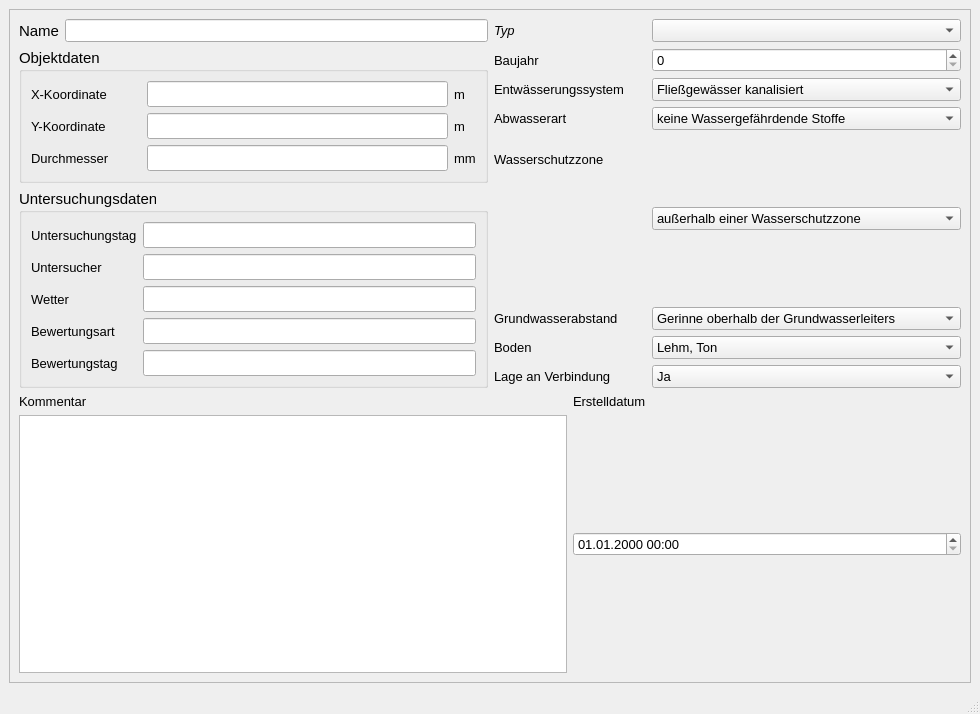
<?xml version="1.0" encoding="UTF-8"?>
<ui version="4.0">
 <class>MainWindow</class>
 <widget class="QMainWindow" name="MainWindow">
  <property name="enabled">
   <bool>true</bool>
  </property>
  <property name="geometry">
   <rect>
    <x>0</x>
    <y>0</y>
    <width>980</width>
    <height>714</height>
   </rect>
  </property>
  <property name="minimumSize">
   <size>
    <width>610</width>
    <height>500</height>
   </size>
  </property>
  <property name="font">
   <font>
    <family>Tahoma</family>
    <pointsize>10</pointsize>
   </font>
  </property>
  <property name="windowTitle">
   <string>MainWindow</string>
  </property>
  <widget class="QWidget" name="centralwidget">
   <layout class="QGridLayout" name="gridLayout">
    <item row="0" column="0">
     <widget class="QScrollArea" name="scrollArea">
      <property name="widgetResizable">
       <bool>true</bool>
      </property>
      <widget class="QWidget" name="scrollAreaWidgetContents">
       <property name="geometry">
        <rect>
         <x>0</x>
         <y>0</y>
         <width>958</width>
         <height>616</height>
        </rect>
       </property>
       <layout class="QGridLayout" name="gridLayout_2">
        <item row="0" column="0">
         <widget class="QLabel" name="label">
          <property name="font">
           <font>
            <family>Tahoma</family>
            <pointsize>11</pointsize>
           </font>
          </property>
          <property name="text">
           <string>Name</string>
          </property>
         </widget>
        </item>
        <item row="0" column="1">
         <widget class="QLineEdit" name="schnam">
          <property name="toolTip">
           <string>&lt;html&gt;&lt;head/&gt;&lt;body&gt;&lt;p&gt;Eindeutige Bezeichnung&lt;/p&gt;&lt;/body&gt;&lt;/html&gt;</string>
          </property>
          <property name="statusTip">
           <string>Eindeutige Bezeichnung</string>
          </property>
         </widget>
        </item>
        <item row="0" column="2">
         <widget class="QLabel" name="label_21">
          <property name="font">
           <font>
            <family>Tahoma</family>
            <pointsize>10</pointsize>
            <italic>true</italic>
           </font>
          </property>
          <property name="text">
           <string>Typ</string>
          </property>
         </widget>
        </item>
        <item row="0" column="4">
         <widget class="QComboBox" name="schachttyp">
          <property name="font">
           <font>
            <family>Tahoma</family>
            <pointsize>10</pointsize>
            <italic>true</italic>
           </font>
          </property>
          <property name="toolTip">
           <string>&lt;html&gt;&lt;head/&gt;&lt;body&gt;&lt;p&gt;Hier kann der Knotentyp geändert werden&lt;/p&gt;&lt;/body&gt;&lt;/html&gt;</string>
          </property>
          <property name="statusTip">
           <string>Hier kann der Knotentyp geändert werden</string>
          </property>
          <property name="whatsThis">
           <string>Hier kann der Knotentyp geändert werden</string>
          </property>
         </widget>
        </item>
        <item row="1" column="0" rowspan="4" colspan="2">
         <widget class="QGroupBox" name="groupBox_2">
          <property name="minimumSize">
           <size>
            <width>350</width>
            <height>0</height>
           </size>
          </property>
          <property name="font">
           <font>
            <family>Tahoma</family>
            <pointsize>11</pointsize>
           </font>
          </property>
          <property name="title">
           <string>Objektdaten</string>
          </property>
          <layout class="QGridLayout" name="gridLayout_3">
           <item row="0" column="0">
            <widget class="QLabel" name="label_7">
             <property name="minimumSize">
              <size>
               <width>110</width>
               <height>0</height>
              </size>
             </property>
             <property name="font">
              <font>
               <family>Tahoma</family>
               <pointsize>10</pointsize>
              </font>
             </property>
             <property name="text">
              <string>X-Koordinate</string>
             </property>
            </widget>
           </item>
           <item row="0" column="1">
            <widget class="QLineEdit" name="x">
             <property name="toolTip">
              <string>&lt;html&gt;&lt;head/&gt;&lt;body&gt;&lt;p&gt;Lage-Koordinate (im Projektionssystem des Layers)&lt;/p&gt;&lt;/body&gt;&lt;/html&gt;</string>
             </property>
             <property name="statusTip">
              <string>Lage-Koordinate (im Projektionssystem des Layers)</string>
             </property>
             <property name="readOnly">
              <bool>true</bool>
             </property>
            </widget>
           </item>
           <item row="0" column="2">
            <widget class="QLabel" name="label_13">
             <property name="font">
              <font>
               <family>Tahoma</family>
               <pointsize>10</pointsize>
              </font>
             </property>
             <property name="text">
              <string>m</string>
             </property>
            </widget>
           </item>
           <item row="1" column="0">
            <widget class="QLabel" name="label_10">
             <property name="font">
              <font>
               <family>Tahoma</family>
               <pointsize>10</pointsize>
              </font>
             </property>
             <property name="text">
              <string>Y-Koordinate</string>
             </property>
            </widget>
           </item>
           <item row="1" column="1">
            <widget class="QLineEdit" name="y">
             <property name="toolTip">
              <string>&lt;html&gt;&lt;head/&gt;&lt;body&gt;&lt;p&gt;Lage-Koordinate (im Projektionssystem des Layers)&lt;/p&gt;&lt;/body&gt;&lt;/html&gt;</string>
             </property>
             <property name="statusTip">
              <string>Lage-Koordinate (im Projektionssystem des Layers)</string>
             </property>
             <property name="readOnly">
              <bool>true</bool>
             </property>
            </widget>
           </item>
           <item row="1" column="2">
            <widget class="QLabel" name="label_15">
             <property name="font">
              <font>
               <family>Tahoma</family>
               <pointsize>10</pointsize>
              </font>
             </property>
             <property name="text">
              <string>m</string>
             </property>
            </widget>
           </item>
           <item row="2" column="0">
            <widget class="QLabel" name="label_40">
             <property name="font">
              <font>
               <family>Tahoma</family>
               <pointsize>10</pointsize>
              </font>
             </property>
             <property name="text">
              <string>Durchmesser</string>
             </property>
            </widget>
           </item>
           <item row="2" column="1">
            <widget class="QLineEdit" name="durchm">
             <property name="toolTip">
              <string>&lt;html&gt;&lt;head/&gt;&lt;body&gt;&lt;p&gt;Standard-Durchmesser nach DIN&lt;/p&gt;&lt;/body&gt;&lt;/html&gt;</string>
             </property>
             <property name="statusTip">
              <string>Standard-Durchmesser nach DIN</string>
             </property>
            </widget>
           </item>
           <item row="2" column="2">
            <widget class="QLabel" name="label_28">
             <property name="font">
              <font>
               <family>Tahoma</family>
               <pointsize>10</pointsize>
              </font>
             </property>
             <property name="text">
              <string>mm</string>
             </property>
            </widget>
           </item>
          </layout>
         </widget>
        </item>
        <item row="1" column="2" colspan="2">
         <widget class="QLabel" name="label_51">
          <property name="text">
           <string>Baujahr</string>
          </property>
         </widget>
        </item>
        <item row="1" column="4">
         <widget class="QSpinBox" name="baujahr"/>
        </item>
        <item row="2" column="2" colspan="2">
         <widget class="QLabel" name="label_56">
          <property name="text">
           <string>Entwässerungssystem</string>
          </property>
         </widget>
        </item>
        <item row="2" column="4">
         <widget class="QComboBox" name="Entwaesserungssystem">
          <item>
           <property name="text">
            <string>Fließgewässer kanalisiert</string>
           </property>
          </item>
          <item>
           <property name="text">
            <string>Regenwasser</string>
           </property>
          </item>
          <item>
           <property name="text">
            <string>Schmutzwasser</string>
           </property>
          </item>
          <item>
           <property name="text">
            <string>Mischwasser</string>
           </property>
          </item>
         </widget>
        </item>
        <item row="3" column="2">
         <widget class="QLabel" name="label_54">
          <property name="text">
           <string>Abwasserart</string>
          </property>
         </widget>
        </item>
        <item row="3" column="4">
         <widget class="QComboBox" name="Abwasserart">
          <item>
           <property name="text">
            <string>keine Wassergefährdende Stoffe</string>
           </property>
          </item>
          <item>
           <property name="text">
            <string>Wassergefährdende Stoffe</string>
           </property>
          </item>
         </widget>
        </item>
        <item row="4" column="2" colspan="2">
         <widget class="QLabel" name="label_52">
          <property name="text">
           <string>Wasserschutzzone</string>
          </property>
         </widget>
        </item>
        <item row="4" column="4" rowspan="2">
         <widget class="QComboBox" name="Wasserschutzzone">
          <item>
           <property name="text">
            <string>außerhalb einer Wasserschutzzone</string>
           </property>
          </item>
          <item>
           <property name="text">
            <string>Schutzzone IIIb</string>
           </property>
          </item>
          <item>
           <property name="text">
            <string>Schutzzone IIIa</string>
           </property>
          </item>
          <item>
           <property name="text">
            <string>Schutzzone II</string>
           </property>
          </item>
          <item>
           <property name="text">
            <string>Schutzzone I</string>
           </property>
          </item>
         </widget>
        </item>
        <item row="5" column="0" rowspan="4" colspan="2">
         <widget class="QGroupBox" name="groupBox_4">
          <property name="font">
           <font>
            <family>Tahoma</family>
            <pointsize>11</pointsize>
           </font>
          </property>
          <property name="title">
           <string>Untersuchungsdaten</string>
          </property>
          <layout class="QGridLayout" name="gridLayout_4">
           <item row="0" column="1">
            <widget class="QLineEdit" name="untersuchtag"/>
           </item>
           <item row="0" column="0">
            <widget class="QLabel" name="label_61">
             <property name="font">
              <font>
               <family>Tahoma</family>
               <pointsize>10</pointsize>
              </font>
             </property>
             <property name="text">
              <string>Untersuchungstag</string>
             </property>
            </widget>
           </item>
           <item row="2" column="1">
            <widget class="QLineEdit" name="wetter"/>
           </item>
           <item row="1" column="1">
            <widget class="QLineEdit" name="untersucher"/>
           </item>
           <item row="3" column="1">
            <widget class="QLineEdit" name="bewertungsart">
             <property name="text">
              <string/>
             </property>
            </widget>
           </item>
           <item row="4" column="0">
            <widget class="QLabel" name="label_65">
             <property name="font">
              <font>
               <family>Tahoma</family>
               <pointsize>10</pointsize>
              </font>
             </property>
             <property name="text">
              <string>Bewertungstag</string>
             </property>
            </widget>
           </item>
           <item row="1" column="0">
            <widget class="QLabel" name="label_62">
             <property name="font">
              <font>
               <family>Tahoma</family>
               <pointsize>10</pointsize>
              </font>
             </property>
             <property name="text">
              <string>Untersucher</string>
             </property>
            </widget>
           </item>
           <item row="2" column="0">
            <widget class="QLabel" name="label_63">
             <property name="font">
              <font>
               <family>Tahoma</family>
               <pointsize>10</pointsize>
              </font>
             </property>
             <property name="text">
              <string>Wetter</string>
             </property>
            </widget>
           </item>
           <item row="4" column="1">
            <widget class="QLineEdit" name="bewertungstag"/>
           </item>
           <item row="3" column="0">
            <widget class="QLabel" name="label_64">
             <property name="font">
              <font>
               <family>Tahoma</family>
               <pointsize>10</pointsize>
              </font>
             </property>
             <property name="text">
              <string>Bewertungsart</string>
             </property>
            </widget>
           </item>
          </layout>
         </widget>
        </item>
        <item row="6" column="2" colspan="2">
         <widget class="QLabel" name="label_53">
          <property name="text">
           <string>Grundwasserabstand</string>
          </property>
         </widget>
        </item>
        <item row="6" column="4">
         <widget class="QComboBox" name="Grundwasserabstand">
          <item>
           <property name="text">
            <string>Gerinne oberhalb der Grundwasserleiters</string>
           </property>
          </item>
          <item>
           <property name="text">
            <string>Gerinne in der Wechselzone</string>
           </property>
          </item>
          <item>
           <property name="text">
            <string>Gerinne im Grundwasserleiter</string>
           </property>
          </item>
         </widget>
        </item>
        <item row="7" column="2" colspan="2">
         <widget class="QLabel" name="label_55">
          <property name="text">
           <string>Boden</string>
          </property>
         </widget>
        </item>
        <item row="7" column="4">
         <widget class="QComboBox" name="bodenart">
          <item>
           <property name="text">
            <string>Lehm, Ton</string>
           </property>
          </item>
          <item>
           <property name="text">
            <string>Sandiger Lehm, Löss, Lehmiger Sand, Feinsand</string>
           </property>
          </item>
          <item>
           <property name="text">
            <string>Mittel-, Grobsand, Kies</string>
           </property>
          </item>
         </widget>
        </item>
        <item row="8" column="2" colspan="2">
         <widget class="QLabel" name="label_57">
          <property name="text">
           <string>Lage an Verbindung</string>
          </property>
         </widget>
        </item>
        <item row="8" column="4">
         <widget class="QComboBox" name="Lage_an_Bauteilverbidung">
          <item>
           <property name="text">
            <string>Ja</string>
           </property>
          </item>
          <item>
           <property name="text">
            <string>Nein</string>
           </property>
          </item>
         </widget>
        </item>
        <item row="9" column="0" colspan="2">
         <widget class="QLabel" name="label_14">
          <property name="text">
           <string>Kommentar</string>
          </property>
         </widget>
        </item>
        <item row="10" column="0" colspan="3">
         <widget class="QTextEdit" name="kommentar">
          <property name="toolTip">
           <string>&lt;html&gt;&lt;head/&gt;&lt;body&gt;&lt;p&gt;Platz für zusätzliche Kommentare.&lt;/p&gt;&lt;/body&gt;&lt;/html&gt;</string>
          </property>
          <property name="statusTip">
           <string>Platz für zusätzliche Kommentare.</string>
          </property>
         </widget>
        </item>
        <item row="10" column="3" colspan="2">
         <widget class="QgsDateTimeEdit" name="createdat">
          <property name="currentSection">
           <enum>QDateTimeEdit::DaySection</enum>
          </property>
          <property name="displayFormat">
           <string>dd.MM.yyyy HH:mm</string>
          </property>
         </widget>
        </item>
        <item row="9" column="3">
         <widget class="QLabel" name="label_70">
          <property name="text">
           <string>Erstelldatum</string>
          </property>
         </widget>
        </item>
       </layout>
      </widget>
     </widget>
    </item>
   </layout>
  </widget>
  <widget class="QMenuBar" name="menubar">
   <property name="geometry">
    <rect>
     <x>0</x>
     <y>0</y>
     <width>980</width>
     <height>27</height>
    </rect>
   </property>
  </widget>
  <widget class="QStatusBar" name="statusbar"/>
 </widget>
 <customwidgets>
  <customwidget>
   <class>QgsDateTimeEdit</class>
   <extends>QDateTimeEdit</extends>
   <header>qgsdatetimeedit.h</header>
  </customwidget>
 </customwidgets>
 <tabstops>
  <tabstop>schnam</tabstop>
  <tabstop>schachttyp</tabstop>
  <tabstop>durchm</tabstop>
  <tabstop>createdat</tabstop>
  <tabstop>kommentar</tabstop>
 </tabstops>
 <resources/>
 <connections/>
</ui>
